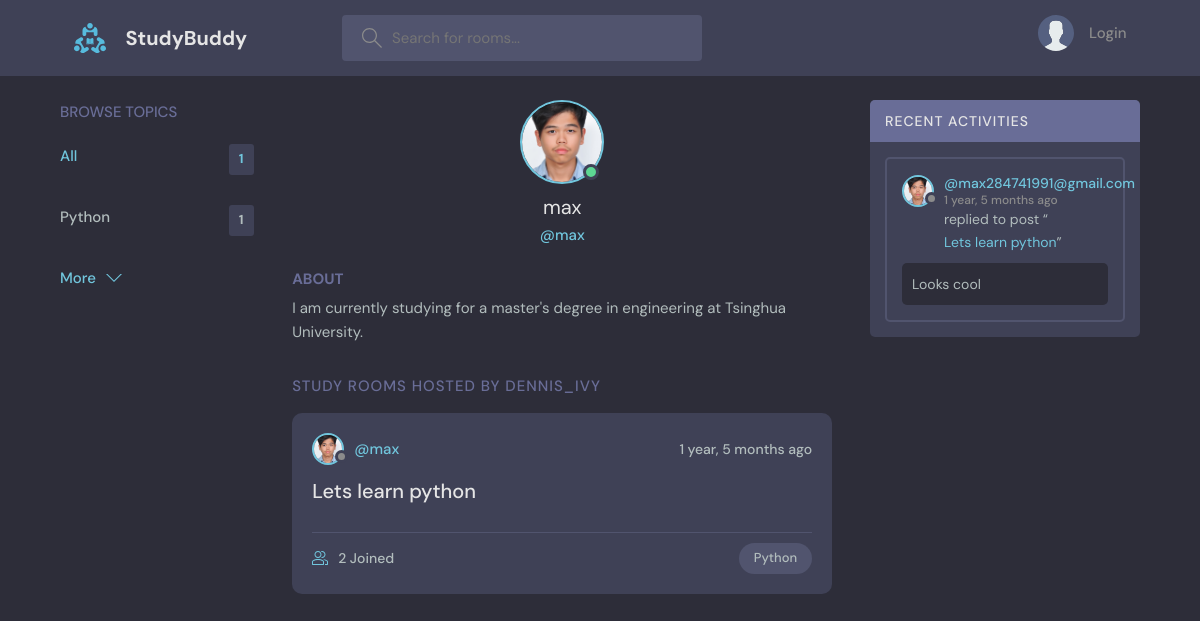
Before: /user-profile/1/ with the older database file.
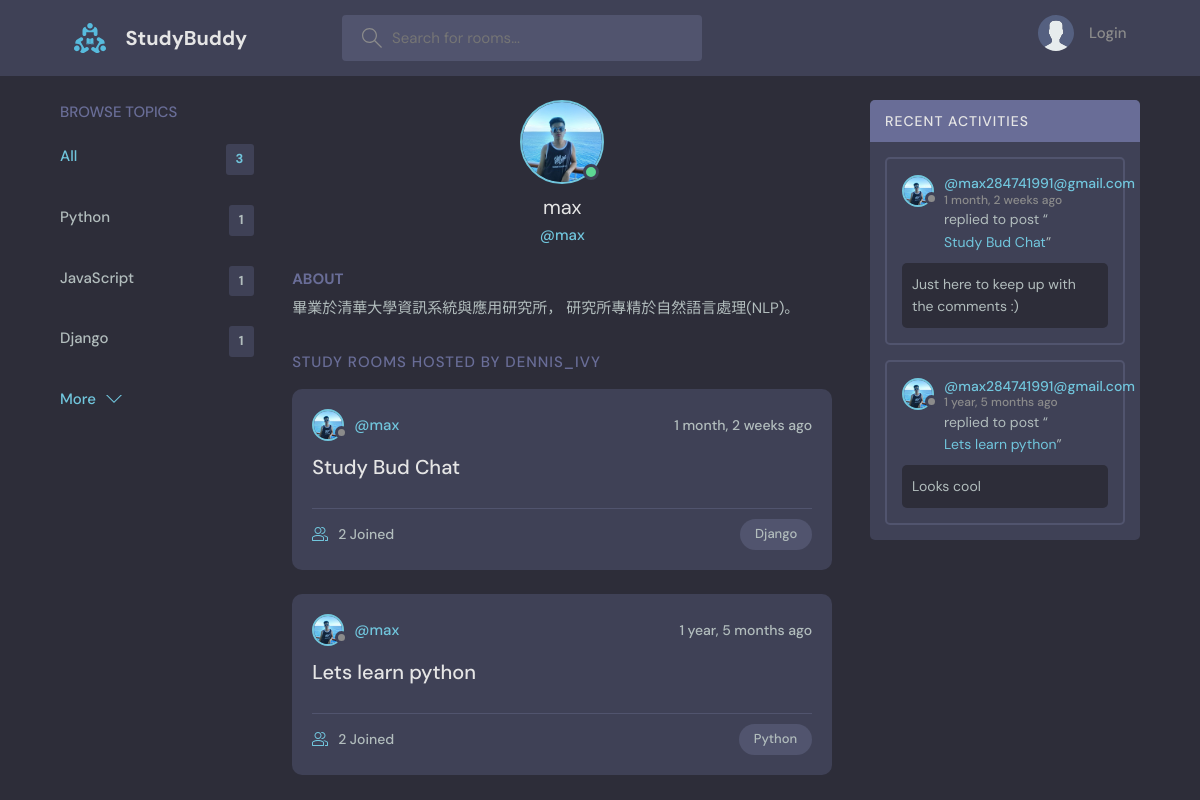
After: the same page with the newer database file.
### base/models.py (models this page shows, shortened)
class Topic(models.Model):
    name = models.CharField(max_length=200)

class User(AbstractUser):
    name = models.CharField(max_length= 200, null= True)
    email = models.EmailField(unique= True , null= True)
    bio = models.TextField(null= True)
    avator = models.ImageField(null= True, default= "avatar.svg")
    USERNAME_FIELD = 'email'
    REQUIRED_FIELDS = []

class Room(models.Model):
    host = models.ForeignKey(User, on_delete= models.SET_NULL, null= True)
    topic = models.ForeignKey(Topic, on_delete= models.SET_NULL, null= True)
    name = models.CharField(max_length=200)
    description = models.TextField(null= True, blank= True)
    participants = models.ManyToManyField(
        User, related_name="participants", blank= True)
    updated = models.DateTimeField(auto_now= True)
    created = models.DateTimeField(auto_now_add= True)
    class Meta:
        ordering = ['-updated', '-created']
    def __str__(self):
        return self.name

class Message(models.Model):
    user = models.ForeignKey(User, on_delete= models.CASCADE)
    room = models.ForeignKey(Room, on_delete= models.CASCADE)
    body = models.TextField()
    updated = models.DateTimeField(auto_now= True)
    created = models.DateTimeField(auto_now_add= True)
    class Meta:
        ordering = ['-updated', '-created']

### base/views.py (the view)
# urls.py: path('user-profile/<str:pk>/', views.userProfile, name="user-profile"),
def userProfile(request, pk):
    user = User.objects.get(id = pk)
    rooms = user.room_set.all()
    room_messages = user.message_set.all()
    topics = Topic.objects.all()
    context = {"user": user, "rooms": rooms,
                "room_messages": room_messages, "topics": topics}
    return render(request, 'base/profile.html', context)

### base/templates/base/profile.html (shortened to what this page needs)
{% extends 'main.html' %}
{% block content %}
<main class="profile-page layout layout--3">
  <div class="container">
    {% include 'base/topics_component.html' %}
    <div class="roomList">
      <div class="profile">
        <div class="profile__avatar">
          <div class="avatar avatar--large active">
            <img src="{{user.avator.url}}" />
          </div>
        </div>
        <div class="profile__info">
          <h3>{{user.username}}</h3>
          <p>@{{user.username}}</p>
        </div>
        <div class="profile__about">
          <h3>About</h3>
          <p>
            {{user.bio}}
          </p>
        </div>
      </div>
      <div class="roomList__header">
        <div>
          <h2>Study Rooms Hosted by dennis_ivy</a>
          </h2>
        </div>
      </div>
      {% include 'base/feed_component.html' %}
    </div>
    {% include 'base/activity_component.html' %}
  </div>
</main>
{% endblock content %}

### templates/main.html (shortened to what this page needs)
<!DOCTYPE html>
{% load static %}
<html lang="en">
  <head>
    <link rel="stylesheet" href="{% static 'styles/style.css' %}" />
  </head>
  <body>
    {% include 'navbar.html' %}
    {% block content %}
    {% endblock %}
  </body>
</html>

### templates/navbar.html (shortened to what this page needs)
{% load static %}
<header class="header header--loggedIn">
    <div class="container">
      <a href="{% url 'home' %}" class="header__logo">
        <img src="{% static 'images/logo.svg' %}" />
        <h1>StudyBuddy</h1>
      </a>
      <form class="header__search" method="get" action="{% url 'home' %}">
        <label>
          <input name="q" placeholder="Search for rooms..." />
        </label>
      </form>
      <nav class="header__menu">
        {% if request.user.is_authenticated %}
        <div class="header__user">
          <a href="{% url 'update-user' %}">
            <div class="avatar avatar--medium active">
              <img src="{{request.user.avator.url}}" />
            </div>
            <p>{{request.user.username}}<span>{{request.user.username}}</span></p>
          </a>
          <button class="dropdown-button">
            <svg version="1.1" xmlns="http://www.w3.org/2000/svg" width="32" height="32" viewBox="0 0 32 32">
              <title>chevron-down</title>
              <path d="M16 21l-13-13h-3l16 16 16-16h-3l-13 13z"></path>
            </svg>
          </button>
        </div>
        {% else %}
        <a href="{% url 'login' %}">
          <img src="{% static 'images/avatar.svg' %}" />
          <p>Login</p>
        </a>
        {% endif %}
      </nav>
    </div>
</header>

### base/templates/base/topics_component.html
<div class="topics">
  <div class="topics__header">
    <h2>Browse Topics</h2>
  </div>
  <ul class="topics__list">
    <li>
      <a href="/" class="active">All <span>{{topics.count}}</span></a>
    </li>
    {% for topic in topics %}
    <li>
      <a href="{% url 'home' %}?q={{topic.name}}">{{topic.name}} <span>{{topic.room_set.all.count}}</span></a>
    </li>
    {% endfor %}
  </ul>
  <a class="btn btn--link" href="{% url 'topics' %}">
    More
    <svg version="1.1" xmlns="http://www.w3.org/2000/svg" width="32" height="32" viewBox="0 0 32 32">
      <title>chevron-down</title>
      <path d="M16 21l-13-13h-3l16 16 16-16h-3l-13 13z"></path>
    </svg>
  </a>
</div>

### base/templates/base/feed_component.html (shortened to what this page needs)
{% for room in rooms %}
<div class="roomListRoom">
    <div class="roomListRoom__header">
      <a href="{% url 'user-profile' room.host.id %}" class="roomListRoom__author">
        <div class="avatar avatar--small">
          <img src="{{room.host.avator.url}}" />
        </div>
        <span>@{{room.host.username}}</span>
      </a>
      <div class="roomListRoom__actions">
        <span>{{room.created | timesince}} ago</span>
      </div>
    </div>
    <div class="roomListRoom__content">
      <a href="{% url 'room' room.id %}">{{room.name}}</a>
    </div>
    <div class="roomListRoom__meta">
      <a href="{% url 'room' room.id %}" class="roomListRoom__joined">
        {{room.participants.all.count}} Joined
      </a>
      <p class="roomListRoom__topic">{{room.topic.name}}</p>
    </div>
</div>
{% endfor %}

### base/templates/base/activity_component.html (shortened to what this page needs)
<div class="activities">
    <div class="activities__header">
      <h2>Recent Activities</h2>
    </div>
    {% for message in room_messages %}
    <div class="activities__box">
      <div class="activities__boxHeader roomListRoom__header">
        <a href="{% url 'user-profile' message.user.id %}" class="roomListRoom__author">
          <div class="avatar avatar--small">
            <img src="{{message.user.avator.url}}" />
          </div>
          <p>
            @{{message.user}}
            <span>{{message.created | timesince}} ago</span>
          </p>
        </a>
      </div>
      <div class="activities__boxContent">
        <p>replied to post “<a href="{% url 'room' message.room.id %}">{{message.room}}</a>”</p>
        <div class="activities__boxRoomContent">
          {{message.body}}
        </div>
      </div>
    </div>
    {% endfor %}
</div>

Changed rows visible on the page:
added Topic: name "JavaScript", room_set.all.count "1"
added Topic: name "Django", room_set.all.count "1"
changed User "max": avator: a different picture; bio "I am currently studying for a master's degree in engineering at Tsinghua University." → "畢業於清華大學資訊系統與應用研究所， 研究所專精於自然語言處理(NLP)。"
added Room: host.avator (picture), host.username "max", created "1 month, 2 weeks", name "Study Bud Chat", participants.all.count "2", topic.name "Django"
changed through a linked row, Room "Lets learn python": host.avator: a different picture
added Message: user.avator (picture), user "max284741991@gmail.com", created "1 month, 2 weeks", room "Study Bud Chat", body "Just here to keep up with the comments :)"
changed through a linked row, Message "Looks cool": user.avator: a different picture
Other visible differences:
{{ topics.count }}: "1" → "3"
